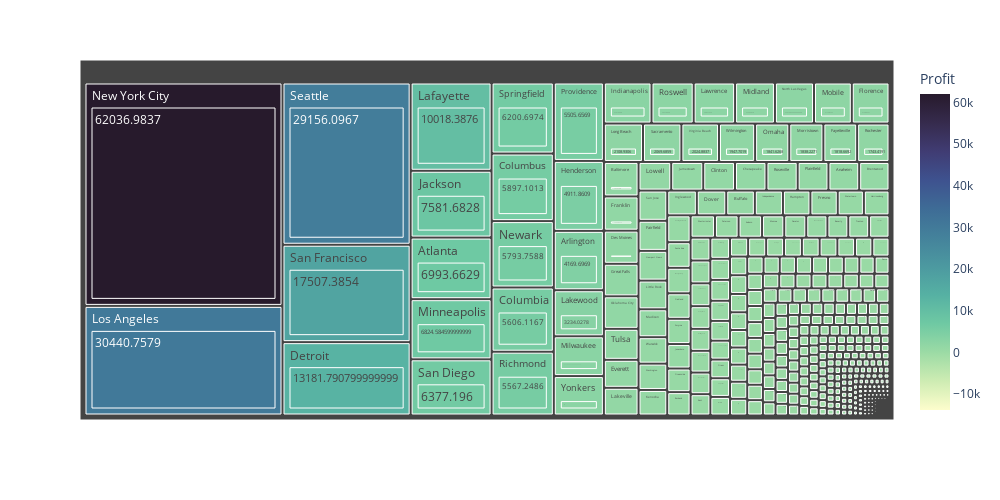

Notebook cell for this chart:
### Code cell
fig = px.treemap(cities_profit, path=['City' ,'Profit'], color_continuous_scale='deep', values='Profit',color='Profit')
fig.update_layout(width=1000, height=500)
fig.show()

### Figure 1 — Plotly figure (JSON) as saved in the notebook; plotly's stock layout.template omitted (floating-point values rounded to 4 significant figures; data arrays with more than 128 entries replaced by an {"elided": "..."} marker saying what was removed)
{"data": [{"branchvalues": "total", "customdata": {"elided": "1062x1 float values"}, "domain": {"x": [0, 1], "y": [0, 1]}, "hovertemplate": "labels=%{label}<br>Profit_sum=%{value}<br>parent=%{parent}<br>id=%{id}<br>Profit=%{color}<extra></extra>", "ids": {"elided": "1062 str values"}, "labels": {"elided": "1062 str values"}, "marker": {"coloraxis": "coloraxis", "colors": {"elided": "1062 float values"}}, "name": "", "parents": {"elided": "1062 str values"}, "type": "treemap", "values": {"elided": "1062 float values"}}], "layout": {"coloraxis": {"colorbar": {"title": {"text": "Profit"}}, "colorscale": [[0, "rgb(253, 253, 204)"], [0.09091, "rgb(206, 236, 179)"], [0.1818, "rgb(156, 219, 165)"], [0.2727, "rgb(111, 201, 163)"], [0.3636, "rgb(86, 177, 163)"], [0.4545, "rgb(76, 153, 160)"], [0.5455, "rgb(68, 130, 155)"], [0.6364, "rgb(62, 108, 150)"], [0.7273, "rgb(62, 82, 143)"], [0.8182, "rgb(64, 60, 115)"], [0.9091, "rgb(54, 43, 77)"], [1, "rgb(39, 26, 44)"]]}, "height": 500, "legend": {"tracegroupgap": 0}, "margin": {"t": 60}, "width": 1000}}
